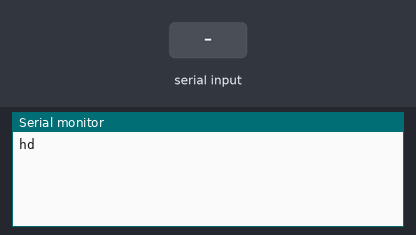
Bench run of a sketch on a simulated Arduino Uno, built with avr-gcc and run on an emulated ATmega328P. On the bench: the last lines printed to the serial monitor. Inputs (shaded band) come from the test bench.

Above: at 1.2 s.
1.3 s: "1" received over the second serial link
At 1.7 s:
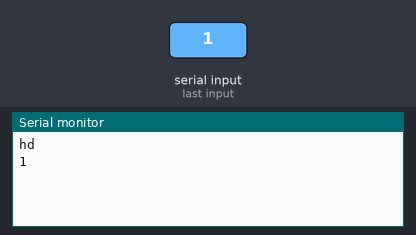
2.8 s: "0" received over the second serial link
At 4.0 s:
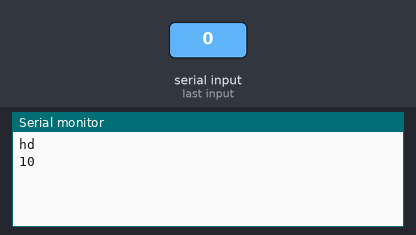

Measured:
- after the input at 1.3 s, the serial monitor: prints a new line at once (image 1)
- after the input at 2.8 s, the serial monitor: prints a new line at once (image 2)

The sketch:

HC-05_test.ino
```cpp
#include <SoftwareSerial.h>
SoftwareSerial BT(10,11);    //define pin10 as RX, pin11 as TX; HC-05 TXD->10, HC-05 RXD->11

void setup() {
  // put your setup code here, to run once:
  Serial.begin(38400);
  Serial.println("hd");
  BT.begin(38400);
}

void loop() {
  // put your main code here, to run repeatedly:
  if (Serial.available()){
    BT.write(Serial.read());
  }
  if (BT.available()){
    Serial.write(BT.read());
  }
}
```
